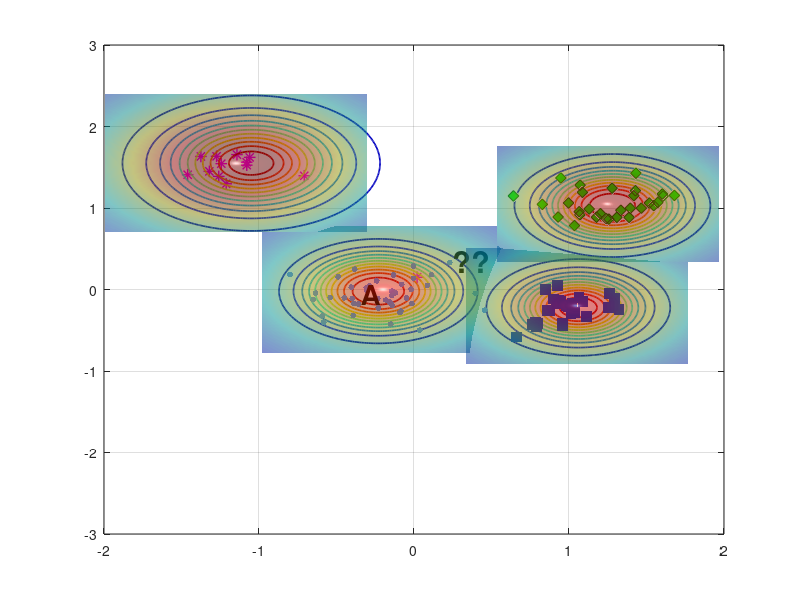

MATLAB code for this plot: (Note: this script raises an error after producing the figure.)
%% Reproduce EVM-style demo figure (no toolboxes)
clear; close all; clc; rng(7);

% ---------- 1) 合成四类二维数据 ----------
% 类中心（大致对应图中位置）
C_star  = [-1.15  1.55];   % 红色星
C_diam  = [ 1.25  1.05];   % 绿色菱形
C_square= [ 1.05 -0.20];   % 蓝色方块
C_dot   = [-0.20  0.00];   % 蓝色小点（被 A 标注影响的那簇）

% 协方差（控制每簇形状）
S = @(sx,sy,rho)[sx^2 rho*sx*sy; rho*sx*sy sy^2];
Sig_star   = S(0.18,0.20, 0.05);
Sig_diam   = S(0.22,0.18,-0.10);
Sig_square = S(0.20,0.16, 0.05);
Sig_dot    = S(0.25,0.18, 0.00);

% 从高斯采样（不用 mvnrnd）
sample = @(N,mu,SIG) (randn(N,2)*chol(SIG,'lower') + mu);

X_star   = sample(12,C_star,   Sig_star);
X_diam   = sample(30,C_diam,   Sig_diam);
X_square = sample(28,C_square, Sig_square);
X_dot    = sample(45,C_dot,    Sig_dot);

% 加一个“离群星”靠近 A（见原图左中）
X_star = [X_star; 0.02 0.15];

% ---------- 2) 底面散点与样式 ----------
figure('Color','w','Position',[100,100,800,600]);
hold on; box on; grid on;
z0 = 0; % 所有散点都放在 z=0 的平面

scatter3(X_dot(:,1),   X_dot(:,2),   z0+zeros(size(X_dot,1),1),   18, [0.35 0.60 1.00], 'filled');  % 蓝色小点
scatter3(X_diam(:,1),  X_diam(:,2),  z0+zeros(size(X_diam,1),1),  60, 'g', 'd', 'filled', 'MarkerEdgeColor',[0 0.45 0]); % 绿菱形
scatter3(X_square(:,1),X_square(:,2),z0+zeros(size(X_square,1),1),60, [0 0.25 0.85], 's', 'filled'); % 蓝方块
scatter3(X_star(:,1),  X_star(:,2),  z0+zeros(size(X_star,1),1),  70, [1 0 1], '*', 'LineWidth',1.0); % 洋红星

% ---------- 3) ψ-model 等值环（彩色同心） ----------
% 采用带形状参的径向函数 psi(r) = exp(-(r/s)^t)
psi = @(X,Y,cx,cy,s,t) exp( - ( sqrt((X-cx).^2 + (Y-cy).^2) ./ s ).^t );

% 选几处“极端向量/代表点”（包含 A 所在）
EV = [ -0.23 -0.02 ;   % A 对应蓝点极端向量
        1.06 -0.22 ;   % 蓝方块
        1.28  1.03 ;   % 绿菱形
       -1.05  1.55 ];  % 红星
scale = [0.42, 0.36, 0.40, 0.48];   % 各自 scale
shape = [2.6,  2.2,  2.4,  2.0];    % 各自 shape

% 网格
[xg,yg] = meshgrid(linspace(-3,3,400));
colormap(jet); caxis([0 1]);

% 等高线层级（红到蓝：高到低）
levels = linspace(1.0,0.05,12);

for k = 1:size(EV,1)
    Z = psi(xg,yg,EV(k,1),EV(k,2),scale(k),shape(k));
    [~, h] = contour(xg,yg,Z,levels);    % 直接画在底面，保持颜色映射
    set(h,'LineWidth',1.25);

    % 将等高线明确压到 z=0（兼容不同 MATLAB 版本）
    ch = get(h,'Children');
    for ic = 1:numel(ch)
        zd = get(ch(ic),'ZData');
        if ~isempty(zd)
            set(ch(ic),'ZData',zeros(size(zd))); % 强制贴在 z=0
        end
    end
end

% 标出 A 与问号
text(-0.34,-0.06,0.02,'A','FontWeight','bold','FontSize',20,'Color','k');
text( 0.25, 0.35,0.03,'??','FontWeight','bold','FontSize',22,'Color','k');
text( 2.90,-0.05,0.03,'?','FontWeight','bold','FontSize',22,'Color','k');

% ---------- 4) 上方半透明“钟形面”（表示类支持/概率） ----------
% 用四个高斯穹顶，中心与各簇一致
gauss2 = @(X,Y,cx,cy,s) exp(-((X-cx).^2 + (Y-cy).^2)/(2*s^2));
tops  = {C_star, C_diam, C_square, C_dot};
sigT  = [0.65 0.55 0.55 0.60];
amp   = [1.05 0.95 0.90 0.85];

% 抬高穹顶，并缩小每个穹顶的覆盖范围（为每个穹顶使用局部网格）
zlift      = 0.18;   % 统一抬高量（不改变颜色映射）
spanFactor = 1.3;    % 每个穹顶半宽 = spanFactor * sigma（越小覆盖越小）
gridN      = 121;    % 局部网格分辨率

for i=1:4
    cx = tops{i}(1); cy = tops{i}(2);
    span = spanFactor * sigT(i);
    [xgi,ygi] = meshgrid(linspace(cx - span, cx + span, gridN), ...
                         linspace(cy - span, cy + span, gridN));

    Zt = amp(i) * gauss2(xgi,ygi,cx,cy,sigT(i));
    % 用 Zt 作为颜色，Zt+zlift 作为高度，从而抬高且保留原色
    s1 = surf(xgi,ygi, Zt + zlift, Zt, 'EdgeColor','none', 'FaceAlpha',0.5);
end
shading interp; camlight headlight; lighting gouraud;

% ---------- 5) 轴、视角与观感 ----------
xlim([-2 2]); ylim([]); zlim([0 1.25]); view(-67,22);
axis vis3d; daspect([1 1 0.8]);
set(gca,'FontName','Times New Roman','FontSize',12,'LineWidth',1);
% xlabel('x'); ylabel('y'); zlabel('score / \psi');

% 网格和背景风格
grid on; 
% set(gca,'GridAlpha',0.2,'MinorGridAlpha',0.2);
